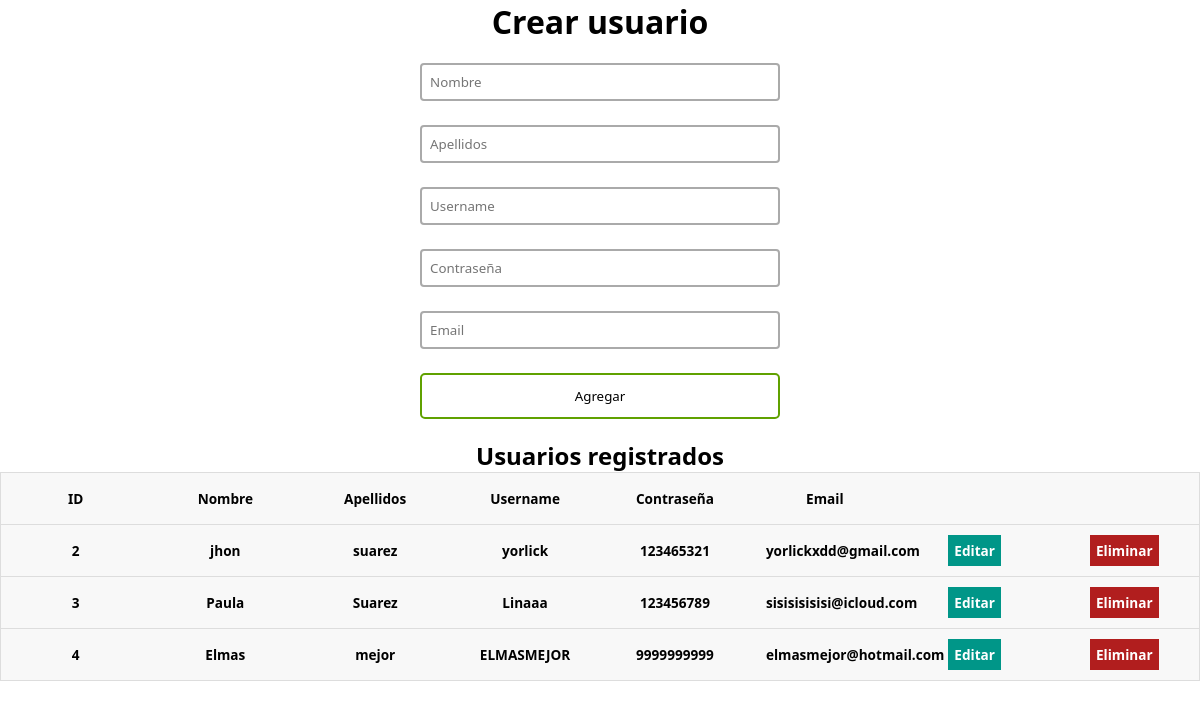
The page / on the database its author committed.
### tables this page shows
CREATE TABLE `users` (
  `id` int(11) NOT NULL,
  `name` text NOT NULL,
  `lastname` text NOT NULL,
  `username` text NOT NULL,
  `password` varchar(16) NOT NULL,
  `email` varchar(50) NOT NULL
);

### index.php (the view, shortened to what this page needs)
<?php
$con = connection();
$sql = "SELECT * FROM users";
$query = mysqli_query($con, $sql);
?>
<!DOCTYPE html>
<html lang="en">
<head>
 <link href="CSS/style.css" rel="stylesheet">
</head>
<body>
 <div class="users-form">
 <h1>Crear usuario</h1>
 <form action="insert_user.php" method="POST">
 <input type="text" name="name" placeholder="Nombre">
 <input type="text" name="lastname" placeholder="Apellidos">
 <input type="text" name="username" placeholder="Username">
 <input type="password" name="password" placeholder="Contraseña">
 <input type="email" name="email" placeholder="Email">
 <input type="submit" value="Agregar">
 </form>
 </div>
 <div class="users-table">
 <h2>Usuarios registrados</h2>
 <table>
 <thead>
 <tr>
 <th>ID</th>
 <th>Nombre</th>
 <th>Apellidos</th>
 <th>Username</th>
 <th>Contraseña</th>
 <th>Email</th>
 <th></th>
 <th></th>
 </tr>
 </thead>
 <tbody>
 <?php while ($row = mysqli_fetch_array($query)): ?>
 <tr>
 <th><?= $row['id'] ?></th>
 <th><?= $row['name'] ?></th>
 <th><?= $row['lastname'] ?></th>
 <th><?= $row['username'] ?></th>
 <th><?= $row['password'] ?></th>
 <th><?= $row['email'] ?></th>
 <th><a href="edit_user.php?id=<?= $row['id'] ?>" class="users-table--edit" >Editar</a></th>
 <th><a href="delete_user.php?id=<?= $row['id'] ?>" class="users-table--delete" >Eliminar</a></th>
 </tr>
 <?php endwhile; ?>
 </tbody>
 </table>
 </div>
</body>
</html>

### CSS/style.css (style rules this page uses)
* { box-sizing: border-box; margin: 0; padding: 0; }
html { font-family: "Segoe UI", sans-serif; text-align: center; }
a { text-decoration: none; }
.users-form form { display: flex; flex-direction: column; gap: 24px; width: 30%; margin: 20px auto; text-align: center; }
.users-form form input { font-family: "Segoe UI", sans-serif; }
.users-form form input[type="text"], .users-form form input[type="password"], .users-form form input[type="email"] { padding: 8px; border: 2px solid #aaa; border-radius: 4px; outline: none; transition: 0.3s; }
.users-form form input[type="submit"] { border: none; padding: 12px 50px; text-decoration: none; transition-duration: 0.4s; cursor: pointer; border-radius: 5px; background-color: white; color: black; border: 2px solid #60a100; }
.users-table table { border: 1px solid #ccc; border-collapse: collapse; margin: 0; padding: 0; width: 100%; table-layout: fixed; }
table tr { background-color: #f8f8f8; border: 1px solid #ddd; padding: 4px; }
table th { padding: 16px; text-align: center; font-size: 0.85em; }
.users-table--edit { background: #009688; padding: 6px; color: #fff; text-align: center; font-weight: bold; }
.users-table--delete { background: #b11e1e; padding: 6px; color: #fff; text-align: center; font-weight: bold; }

### rows shown on the page
users: id "2", name "jhon", lastname "suarez", username "yorlick", password "123465321", email "yorlickxdd@gmail.com"
users: id "3", name "Paula", lastname "Suarez", username "Linaaa", password "123456789", email "sisisisisisi@icloud.com"
users: id "4", name "Elmas", lastname "mejor", username "ELMASMEJOR", password "9999999999", email "elmasmejor@hotmail.com"
